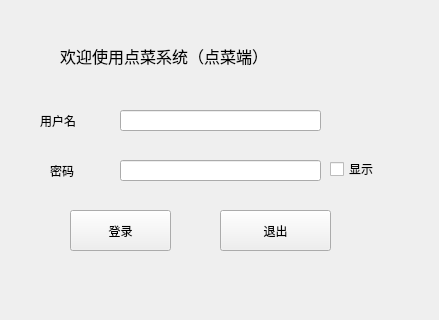
<?xml version="1.0" encoding="UTF-8"?>
<ui version="4.0">
 <class>Login</class>
 <widget class="QWidget" name="Login">
  <property name="geometry">
   <rect>
    <x>0</x>
    <y>0</y>
    <width>439</width>
    <height>320</height>
   </rect>
  </property>
  <property name="windowTitle">
   <string>Form</string>
  </property>
  <widget class="QPushButton" name="btn_login">
   <property name="geometry">
    <rect>
     <x>70</x>
     <y>210</y>
     <width>101</width>
     <height>41</height>
    </rect>
   </property>
   <property name="text">
    <string>登录</string>
   </property>
  </widget>
  <widget class="QPushButton" name="btn_exit">
   <property name="geometry">
    <rect>
     <x>220</x>
     <y>210</y>
     <width>111</width>
     <height>41</height>
    </rect>
   </property>
   <property name="text">
    <string>退出</string>
   </property>
  </widget>
  <widget class="QCheckBox" name="check_password">
   <property name="geometry">
    <rect>
     <x>330</x>
     <y>160</y>
     <width>73</width>
     <height>18</height>
    </rect>
   </property>
   <property name="text">
    <string>显示</string>
   </property>
  </widget>
  <widget class="QLabel" name="label">
   <property name="geometry">
    <rect>
     <x>40</x>
     <y>110</y>
     <width>61</width>
     <height>21</height>
    </rect>
   </property>
   <property name="text">
    <string>用户名</string>
   </property>
  </widget>
  <widget class="QLabel" name="label_2">
   <property name="geometry">
    <rect>
     <x>50</x>
     <y>160</y>
     <width>61</width>
     <height>21</height>
    </rect>
   </property>
   <property name="text">
    <string>密码</string>
   </property>
  </widget>
  <widget class="QLabel" name="label_3">
   <property name="geometry">
    <rect>
     <x>60</x>
     <y>40</y>
     <width>361</width>
     <height>31</height>
    </rect>
   </property>
   <property name="font">
    <font>
     <family>Agency FB</family>
     <pointsize>12</pointsize>
    </font>
   </property>
   <property name="text">
    <string>欢迎使用点菜系统（点菜端）</string>
   </property>
  </widget>
  <widget class="QLineEdit" name="Edit_username">
   <property name="geometry">
    <rect>
     <x>120</x>
     <y>110</y>
     <width>201</width>
     <height>21</height>
    </rect>
   </property>
  </widget>
  <widget class="QLineEdit" name="Edit_password">
   <property name="geometry">
    <rect>
     <x>120</x>
     <y>160</y>
     <width>201</width>
     <height>21</height>
    </rect>
   </property>
  </widget>
 </widget>
 <resources/>
 <connections/>
</ui>
